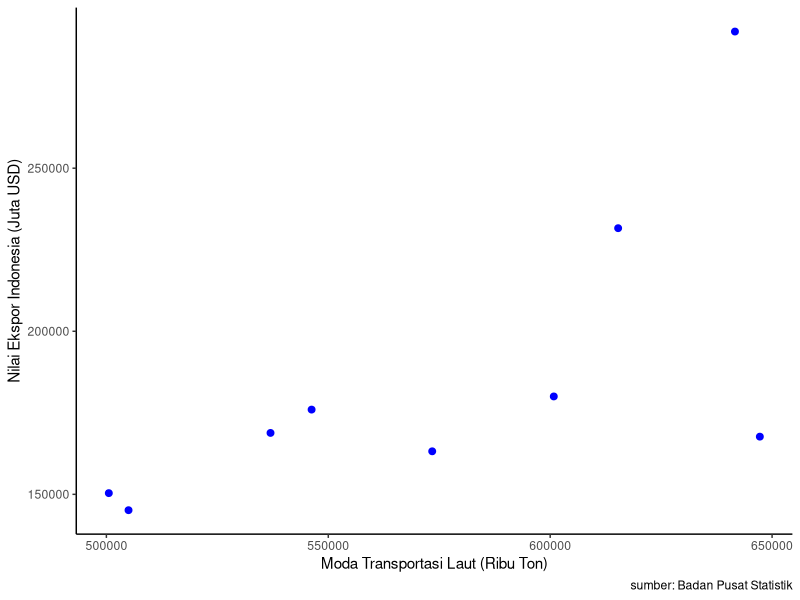
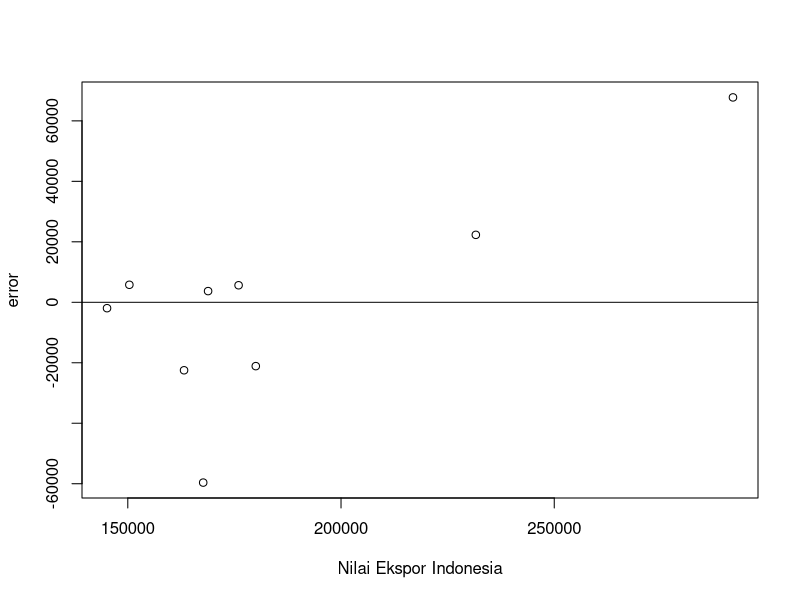
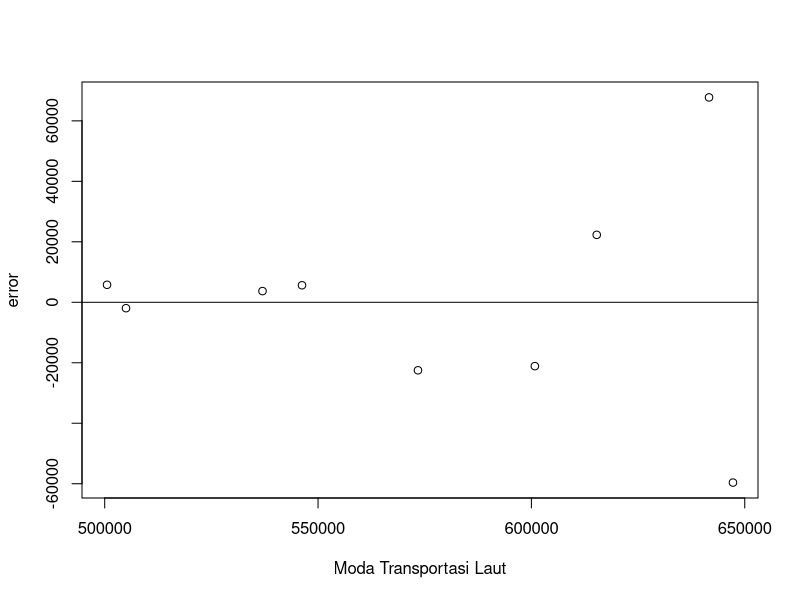

The R source for these figures, in order:
## ---- chunk 1
library(tidyverse)
library(readxl)
## ---- chunk 2
setwd('C:/1 UAS METOPEN')
library('readxl')
library('tidyverse')
dat<-read_excel('tugas UAS.xlsx')
ggplot(data=dat,aes(x=x,y=y))+geom_point(color="blue",size=2)+labs(x="Moda Transportasi Laut (Ribu Ton)",y="Nilai Ekspor Indonesia (Juta USD)",caption = "sumber: Badan Pusat Statistik")+theme_classic()
## ---- chunk 3
library('readxl')
reg1<-lm(y~x,data=dat)
dat$u<-resid(reg1)
plot(dat$y,dat$u,xlab="Nilai Ekspor Indonesia",ylab="error")
abline(h=0)
## ---- chunk 4
library('readxl')
dat$u<-resid(reg1)
plot(dat$x,dat$u,xlab="Moda Transportasi Laut",ylab="error")
abline(h=0)
## ---- chunk 5
library('readxl')
dat<-read_excel('tugas UAS.xlsx')
reg1<-lm(y~x,data=dat)
dat$u<-resid(reg1)
head(dat)
## ---- chunk 6
reg1<-lm(y~x,data=dat)
summary(reg1)
